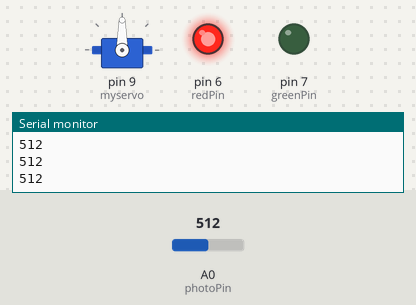
A sketch run on a simulated Arduino Uno, built with avr-gcc and run on an emulated ATmega328P. Parts: servo, output pins drawn as LEDs (lit = HIGH), the last lines printed to the serial monitor. Inputs (shaded band) come from the test bench; at power-on: A0 (photoPin) = 512.

Above: at 1.2 s.
1.3 s: A0 (photoPin) set to 12
2.8 s: A0 (photoPin) set to 9
At 3.1 s:
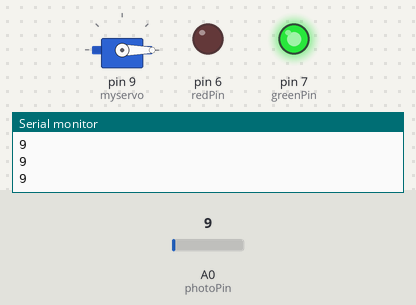
4.3 s: A0 (photoPin) set to 122
At 5.5 s:
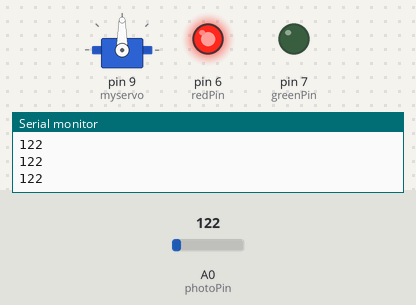
5.8 s: A0 (photoPin) set to 0
At 6.9 s:
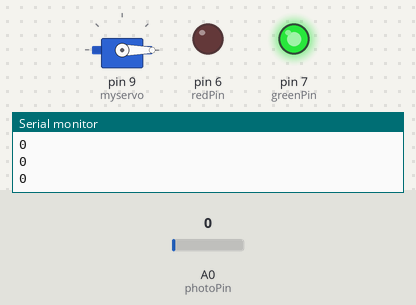
Timing chart, 0 to 8.3 s (numbered marks = the images above; inputs shaded):
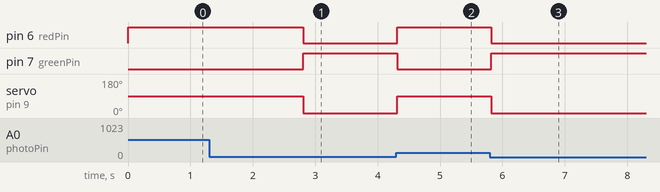

Measured:
- the behaviour switches between 11 and 10 on A0 (photoPin) (found by bisection; images 0 and 1)
- after the input at 2.8 s, pin 6 (redPin): HIGH → LOW at once; pin 7 (greenPin): LOW → HIGH at once; servo on pin 9 (myservo): 90° → 0° at once
- after the input at 4.3 s, pin 6 (redPin): LOW → HIGH at once; pin 7 (greenPin): HIGH → LOW at once; servo on pin 9 (myservo): 0° → 90° at once
- after the input at 5.8 s, pin 6 (redPin): HIGH → LOW at once; pin 7 (greenPin): LOW → HIGH at once; servo on pin 9 (myservo): 90° → 0° at once

The sketch:

LunaGridCabinetHardware.ino
```cpp
#include <Servo.h>

Servo myservo;

int photoPin = A0;

int redPin = 6;
int greenPin = 7;

void setup() {
  // put your setup code here, to run once:
  Serial.begin(9600);
  myservo.attach(9);
  myservo.write(0);
  pinMode(redPin, OUTPUT);
  pinMode(greenPin, OUTPUT);

}

void loop() {
  // put your main code here, to run repeatedly:
  int light = analogRead(photoPin);
  Serial.println(light);
  if (light > 10) {
    myservo.write(90);
    setColor(255, 0);
  }

  else{
    myservo.write(0);
    setColor(0, 255);
  }
  delay(100);

}
void setColor(int redValue, int greenValue){
  analogWrite(redPin, redValue);
  analogWrite(greenPin, greenValue);
}
```
